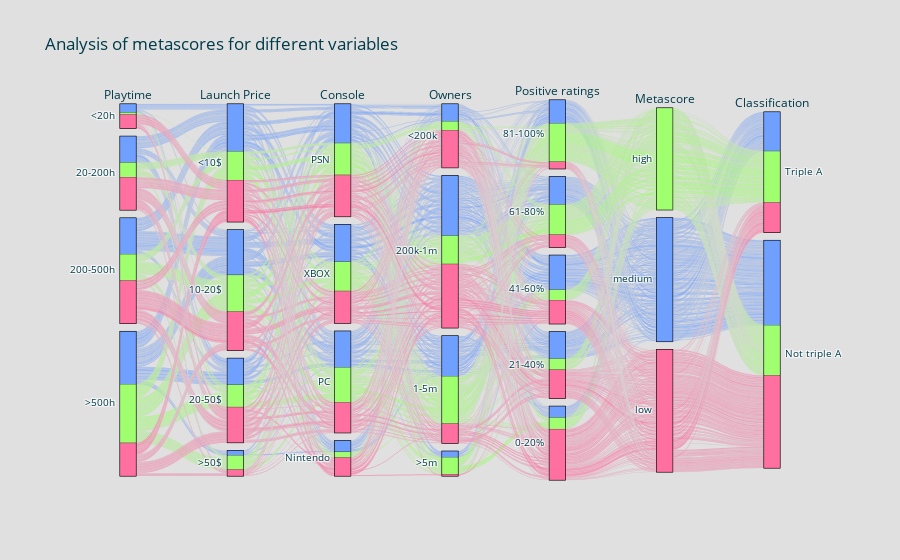

This figure's notebook cell:
### Code cell
low = '#FF6F9F'
medium = '#6F9FFF'
high = '#9FFF6F'

meta_colors = {
    'low':low,
    'medium':medium,
    'high':high,
}

data = go.Parcats(
    dimensions=[
        {'label':'Playtime',
         'values':com_df['playt_bins'],
         'categoryorder': 'array','categoryarray':['<20h','20-200h','200-500h','>500h']},
        
        {'label':'Launch Price',
         'values':com_df['price_bins'],
         'categoryorder': 'array','categoryarray':['<10$','10-20$','20-50$','>50$']},
        
        {'label':'Console',
         'values':com_df['console_bins']},

        {'label':'Owners',
         'values':com_df['owners_bins'],
         'categoryorder': 'array', 'categoryarray':['<200k','200k-1m','1-5m','>5m']},
        
        {'label':'Positive ratings',
         'values':com_df['ratio_bins'],
         'categoryorder': 'category descending'},
        
        {'label':'Metascore',
         'values':com_df['meta_bins'],
        #  'categoryorder': 'array', 'categoryarray':['very high','high','medium','low','very low']}, # orginal
         'categoryorder': 'array', 'categoryarray':['high','medium','low']}, # test


        {'label':'Classification',
         'values':com_df['AAA_bins']}
    ],
    # sortpaths='backward',
    hoveron = 'color',
    line={'color' : [meta_colors[meta] for meta in com_df['meta_bins']], 
          'shape':'hspline'}, # 'hspline' is nicer but slower
)

layout = go.Layout(
    title = 'Analysis of metascores for different variables',
    paper_bgcolor = '#E0E0E0',
    font={'color':'#003B4A'}
)

go.Figure(data=data, layout=layout).show()

### Figure 1 — Plotly figure (JSON) as saved in the notebook; plotly's stock layout.template omitted (floating-point values rounded to 4 significant figures; data arrays with more than 128 entries replaced by an {"elided": "..."} marker saying what was removed)
{"data": [{"dimensions": [{"categoryarray": ["<20h", "20-200h", "200-500h", ">500h"], "categoryorder": "array", "label": "Playtime", "values": {"elided": "1907 str values"}}, {"categoryarray": ["<10$", "10-20$", "20-50$", ">50$"], "categoryorder": "array", "label": "Launch Price", "values": {"elided": "1907 str values"}}, {"label": "Console", "values": {"elided": "1907 str values"}}, {"categoryarray": ["<200k", "200k-1m", "1-5m", ">5m"], "categoryorder": "array", "label": "Owners", "values": {"elided": "1907 str values"}}, {"categoryorder": "category descending", "label": "Positive ratings", "values": {"elided": "1907 str values"}}, {"categoryarray": ["high", "medium", "low"], "categoryorder": "array", "label": "Metascore", "values": {"elided": "1907 str values"}}, {"label": "Classification", "values": {"elided": "1907 str values"}}], "line": {"color": {"elided": "1907 str values"}, "shape": "hspline"}, "type": "parcats"}], "layout": {"font": {"color": "#003B4A"}, "paper_bgcolor": "#E0E0E0", "title": {"text": "Analysis of metascores for different variables"}}}
